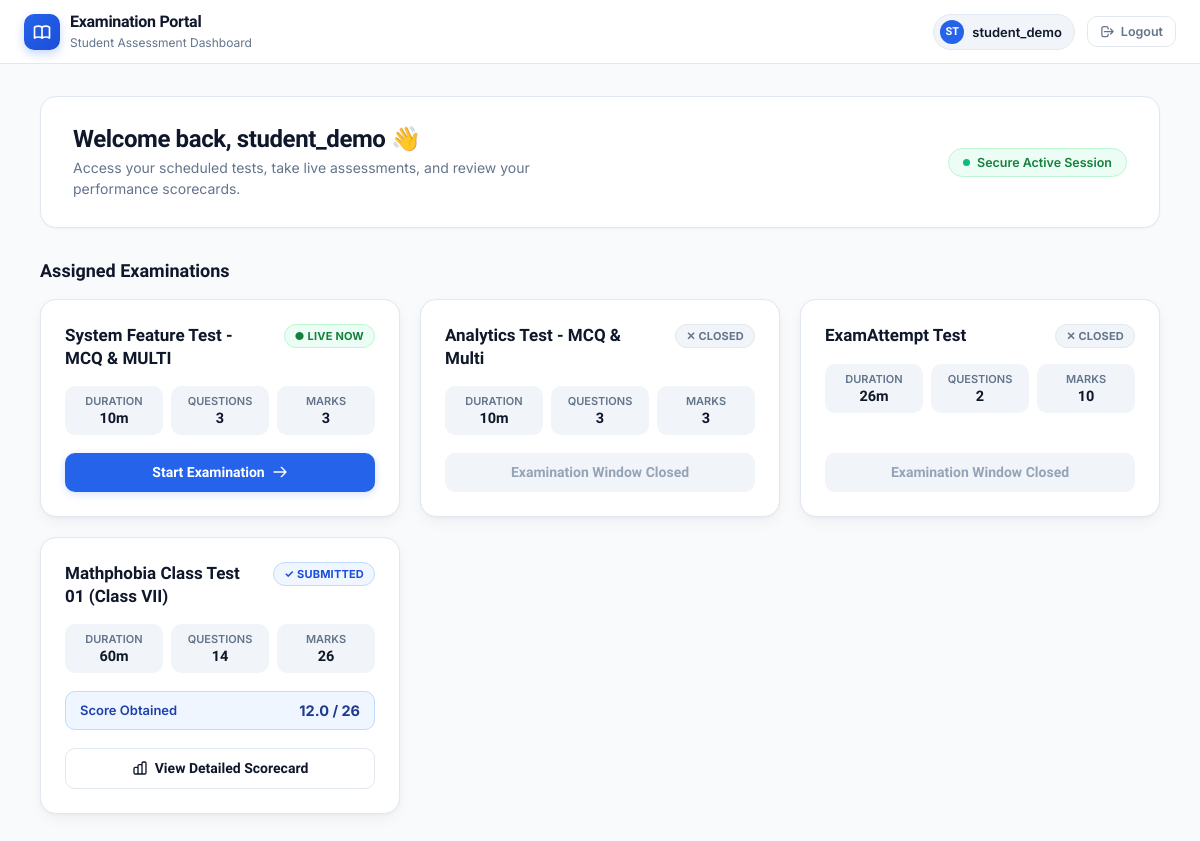
Page /student/dashboard/ (signed in) on the committed database.
### exams/models.py (models this page shows, shortened)
class Exam(models.Model):
    title = models.CharField(max_length=200)
    description = models.TextField(
        blank=True,
        null=True
    )
    total_marks = models.IntegerField()
    duration = models.IntegerField(
        help_text="Duration in minutes"
    )
    start_time = models.DateTimeField(
        blank=True,
        null=True
    )
    end_time = models.DateTimeField(
        blank=True,
        null=True
    )
    instructor_feedback = models.TextField(
        blank=True,
        null=True,
        help_text="Instructor's suggestions displayed on the result page"
    )

class Result(models.Model):
    student = models.ForeignKey(
        User,
        on_delete=models.CASCADE
    )
    exam = models.ForeignKey(
        Exam,
        on_delete=models.CASCADE
    )
    total_score = models.FloatField(
        default=0
    )
    submitted_at = models.DateTimeField(
        auto_now_add=True
    )

### exams/views.py (the view)
@login_required
def student_dashboard_view(request):
    if request.user.is_staff:
        return redirect('/instructor/dashboard/')
    current_time = timezone.localtime()
    exams = Exam.objects.all().order_by('-id')
    exam_data = []
    for exam in exams:
        attempt = ExamAttempt.objects.filter(
            student=request.user,
            exam=exam
        ).first()
        if attempt and attempt.status in ['SUBMITTED', 'AUTO_SUBMITTED']:
            status = 'SUBMITTED'
            status_label = 'Submitted'
        elif attempt and attempt.status == 'TERMINATED':
            status = 'TERMINATED'
            status_label = 'Terminated'
        elif exam.start_time and current_time < exam.start_time:
            status = 'UPCOMING'
            status_label = 'Not Started Yet'
        elif exam.end_time and current_time > exam.end_time:
            status = 'CLOSED'
            status_label = 'Exam Closed'
        else:
            status = 'AVAILABLE'
            status_label = 'Available'
        result = Result.objects.filter(
            student=request.user,
            exam=exam
        ).first()
        exam_data.append({
            'exam': exam,
            'status': status,
            'status_label': status_label,
            'attempt': attempt,
            'result': result,
        })
    return render(
        request,
        'student_dashboard.html',
        {
            'exam_data': exam_data,
            'student': request.user,
        }
    )

### exams/templates/student_dashboard.html (shortened to what this page needs)
<!DOCTYPE html>
<html lang="en">
<head>
</head>
<body>
<header class="app-navbar">
    <div class="navbar-inner">
        <a href="{% url 'student_dashboard' %}" class="brand-link">
            <div class="brand-badge-icon">
            </div>
            <div class="brand-name-group">
                <h1>Examination Portal</h1>
                <span>Student Assessment Dashboard</span>
            </div>
        </a>
        <div class="user-nav-actions">
            <div class="student-chip">
                <div class="student-avatar">{{ student.username|slice:":2"|upper }}</div>
                <span class="student-roll">{{ student.username }}</span>
            </div>
            <a href="{% url 'logout' %}" class="btn-signout" title="Sign Out">
                <svg fill="none" viewBox="0 0 24 24" stroke="currentColor">
                    <path stroke-linecap="round" stroke-linejoin="round" stroke-width="2" d="M17 16l4-4m0 0l-4-4m4 4H7m6 4v1a3 3 0 01-3 3H6a3 3 0 01-3-3V7a3 3 0 013-3h4a3 3 0 013 3v1" />
                </svg>
                <span>Logout</span>
            </a>
        </div>
    </div>
</header>
<main class="dashboard-content">
    <section class="hero-card">
        <div class="hero-text">
            <h2>Welcome back, {{ student.username }} 👋</h2>
            <p>Access your scheduled tests, take live assessments, and review your performance scorecards.</p>
        </div>
        <div class="session-status-badge">
            <div class="status-dot"></div>
            <span>Secure Active Session</span>
        </div>
    </section>
    <div class="section-header">
        <h3 class="section-title">Assigned Examinations</h3>
    </div>
    {% if exam_data %}
        <div class="exams-grid">
            {% for item in exam_data %}
                <article class="exam-card">
                    <div>
                        <div class="card-top">
                            <h4 class="exam-title">{{ item.exam.title }}</h4>
                            <span class="status-pill
                                {% if item.status == 'AVAILABLE' %}status-live
                                {% elif item.status == 'SUBMITTED' %}status-done
                                {% elif item.status == 'TERMINATED' %}status-terminated
                                {% elif item.status == 'UPCOMING' %}status-upcoming
                                {% elif item.status == 'CLOSED' %}status-closed
                                {% endif %}">
                                {% if item.status == 'AVAILABLE' %}● Live Now
                                {% elif item.status == 'SUBMITTED' %}✓ Submitted
                                {% elif item.status == 'TERMINATED' %}⚠ Terminated
                                {% elif item.status == 'UPCOMING' %}⏳ Upcoming
                                {% else %}✕ Closed
                                {% endif %}
                            </span>
                        </div>
                        <div class="meta-chips-row">
                            <div class="meta-chip">
                                <div class="meta-chip-lbl">Duration</div>
                                <div class="meta-chip-val">{{ item.exam.duration }}m</div>
                            </div>
                            <div class="meta-chip">
                                <div class="meta-chip-lbl">Questions</div>
                                <div class="meta-chip-val">{{ item.exam.questions.count }}</div>
                            </div>
                            <div class="meta-chip">
                                <div class="meta-chip-lbl">Marks</div>
                                <div class="meta-chip-val">{{ item.exam.total_marks }}</div>
                            </div>
                        </div>
                        {% if item.result %}
                            <div class="score-bar">
                                <span class="score-bar-lbl">Score Obtained</span>
                                <span class="score-bar-val">{{ item.result.total_score }} / {{ item.exam.total_marks }}</span>
                            </div>
                        {% endif %}
                    </div>
                    <div>
                        {% if item.status == 'AVAILABLE' %}
                            <a href="{% url 'exam_view' item.exam.id %}" class="btn-card-action btn-action-primary">
                                <span>Start Examination</span>
                                <svg fill="none" viewBox="0 0 24 24" stroke="currentColor">
                                    <path stroke-linecap="round" stroke-linejoin="round" stroke-width="2" d="M14 5l7 7m0 0l-7 7m7-7H3" />
                                </svg>
                            </a>
                        {% elif item.status == 'SUBMITTED' %}
                            <a href="{% url 'result_view' item.exam.id %}" class="btn-card-action btn-action-outline">
                                <span>View Detailed Scorecard</span>
                            </a>
                        {% elif item.status == 'UPCOMING' %}
                            <div class="btn-card-action btn-action-disabled">
                                <span>Starts {{ item.exam.start_time|date:"d M, h:i A" }}</span>
                            </div>
                        {% elif item.status == 'CLOSED' %}
                            <div class="btn-card-action btn-action-disabled">
                                <span>Examination Window Closed</span>
                            </div>
                        {% endif %}
                    </div>
                </article>
            {% endfor %}
        </div>
    {% else %}
        <div class="empty-state-card">
            <h3>No Scheduled Exams</h3>
            <p>You have no active examinations scheduled right now. Check back when your instructor publishes a test.</p>
        </div>
    {% endif %}
</main>
</body>
</html>

### rows in the picture
Exam: exam "System Feature Test - MCQ & MULTI", shows "● LIVE NOW", exam.duration "10", exam.questions.count "3", exam.total_marks "3", shows "Start Examination"
Exam: exam "Analytics Test - MCQ & Multi", shows "✕ CLOSED", exam.duration "10", exam.questions.count "3", exam.total_marks "3", shows "Examination Window Closed"
Exam: exam "ExamAttempt Test", shows "✕ CLOSED", exam.duration "26", exam.questions.count "2", exam.total_marks "10", shows "Examination Window Closed"
Exam: exam "Mathphobia Class Test 01 (Class VII)", shows "✓ SUBMITTED", exam.duration "60", exam.questions.count "14", exam.total_marks "26", result.total_score "12.0", shows "View Detailed Scorecard"

### other values in the picture
{{ student.username|slice:":2"|upper }} "ST"
{{ student.username }} "student_demo"
